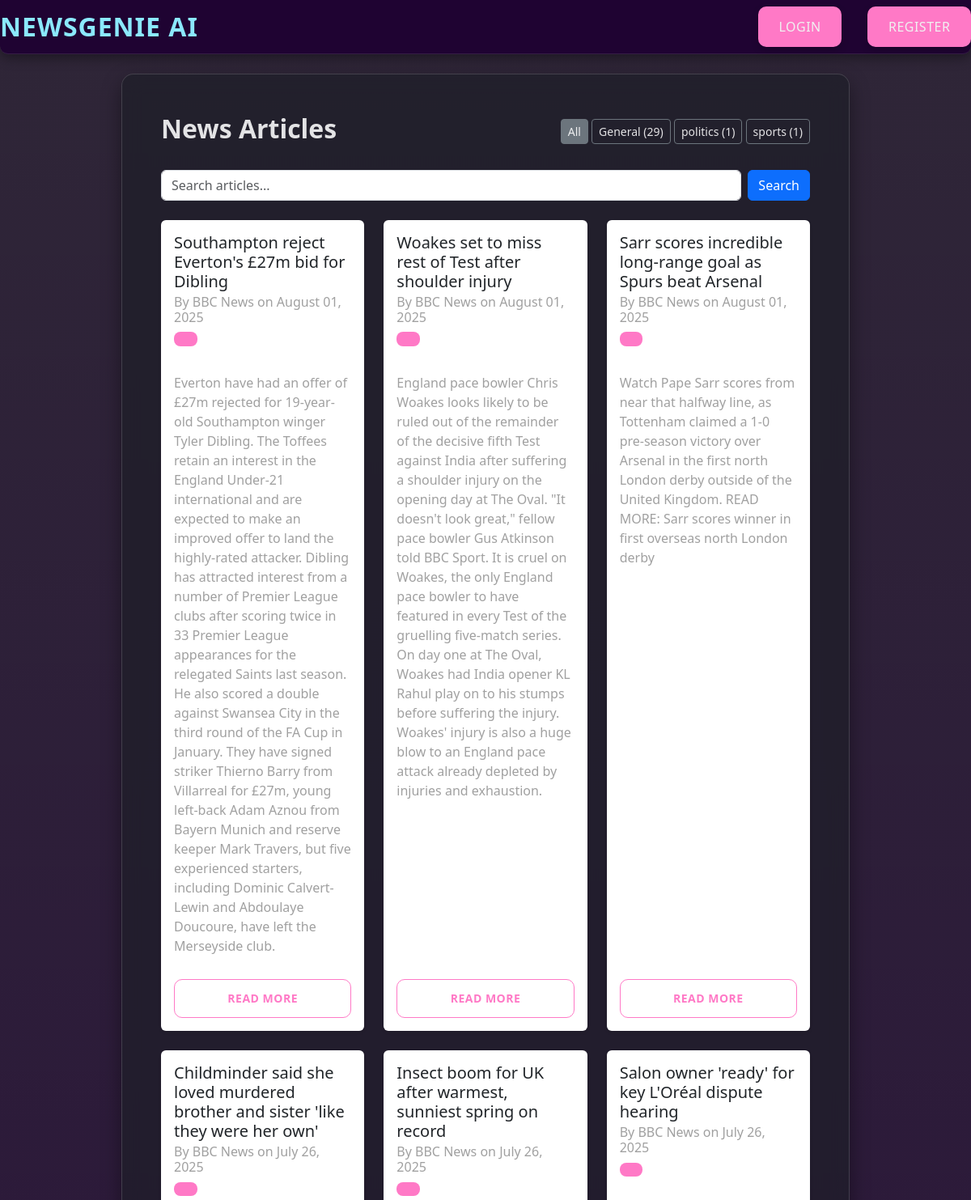
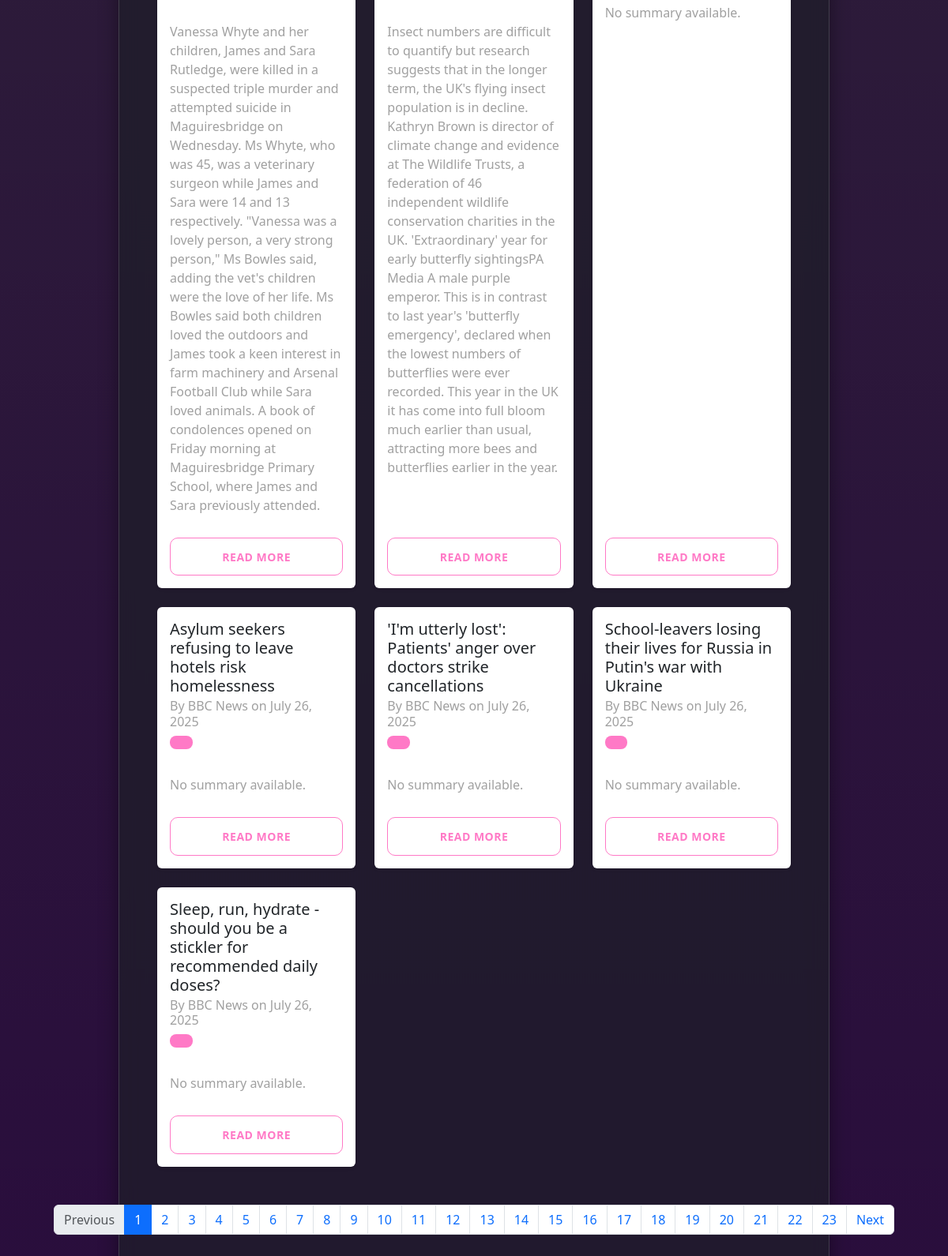
The page / on the database its author committed (2 pictures, top to bottom).
### news/models.py (models this page shows, shortened)
class Category(models.Model):
    name = models.CharField(max_length=100)
    description = models.TextField(blank=True)
    class Meta:
        verbose_name_plural = "Categories"

class Article(models.Model):
    title = models.CharField(max_length=200)
    content = models.TextField()
    category = models.ForeignKey(Category, on_delete=models.SET_NULL, null=True, blank=True)
    published_date = models.DateTimeField(default=timezone.now)
    created_at = models.DateTimeField(auto_now_add=True)
    audio_file = models.FileField(upload_to='audio/', blank=True, null=True)
    image = models.ImageField(upload_to='articles/', blank=True, null=True)
    author = models.CharField(max_length=255, default="Unknown Source")
    publication_date = models.DateTimeField(null=True, blank=True)
    link = models.URLField(max_length=500, unique=True, null=True, blank=True)
    source = models.CharField(max_length=100, default='Unknown')
    categories = models.ManyToManyField('Category', related_name='multi_articles')
    summary = models.TextField(blank=True, null=True)
    is_summary_generated = models.BooleanField(default=False)
    approved = models.BooleanField(default=False)  # ✅ New field
    audio_file = models.FileField(upload_to='news_audio/', blank=True, null=True)
    def approved_status(self):
        return "Approved" if self.approved else "Pending"
    approved_status.boolean = True
    approved_status.short_description = "Status"
    class Meta:
        ordering = ['-published_date']

### news/views.py (the view, shortened to what this page needs)
# urls.py: path('', views.ArticleListView.as_view(), name='article_list'),
class ArticleListView(ListView):
    model = Article
    template_name = 'news/article_list.html'
    context_object_name = 'articles'
    paginate_by = 10
    def get_queryset(self):
        queryset = Article.objects.filter(approved=True).order_by('-published_date')
        category_name = self.request.GET.get('category')
        query = self.request.GET.get('q')
        if category_name and category_name.lower() != 'all':
            queryset = queryset.filter(category__name__iexact=category_name)
        if query:
            queryset = queryset.filter(
                Q(title__icontains=query) | Q(content__icontains=query)
            )
        return queryset
    def get_context_data(self, **kwargs):
        context = super().get_context_data(**kwargs)
        context['categories'] = Category.objects.annotate(article_count=Count('article')).order_by('name')
        context['current_category'] = self.request.GET.get('category', 'All')
        context['search_query'] = self.request.GET.get('q', '')
        context['recommendations'] = []
        return context

### news/templates/news/article_list.html (shortened to what this page needs)
{% extends 'base.html' %}
{% block content %}
<div class="container mt-4">
    <div class="d-flex justify-content-between align-items-center mb-4">
        <h2 class="fw-bold" style="color:rgba(255, 255, 255, 0.879)">News Articles {% if current_category != 'All' %}in {{ current_category }}{% endif %}</h2>
        <div>
            <a href="{% url 'news:article_list' %}" class="btn btn-outline-secondary btn-sm {% if current_category == 'All' %}active{% endif %}"style="color:rgba(255, 255, 255, 0.879)">All</a>
            {% for category in categories %}
                <a href="?category={{ category.name }}"
                   class="btn btn-outline-secondary btn-sm {% if current_category == category.name %}active{% endif %}" style="color:rgba(255, 255, 255, 0.879)">
                    {{ category.name }} ({{ category.article_count }})
                </a>
            {% endfor %}
        </div>
    </div>
    <div class="mb-4">
        <form method="GET" action="{% url 'news:article_list' %}" class="d-flex">
            <input class="form-control me-2" type="search" placeholder="Search articles..." name="q" value="{{ search_query }}">
            <button class="btn btn-primary" type="submit">Search</button>
        </form>
    </div>
    {% if articles %}
    <div class="row">
        {% for article in articles %}
            <div class="col-md-6 col-lg-4 mb-4">
                <div class="card h-100 shadow-sm border-0">
                    <div class="card-body d-flex flex-column">
                        <h5 class="card-title">{{ article.title }}</h5>
                        <h6 class="card-subtitle mb-2 text-muted">By {{ article.author }} on {{ article.published_date|date:"F d, Y" }}</h6>
                        <div class="mb-2">
                            <span class="badge bg-primary">{{ article.category.name }}</span>
                        </div>
                        <p class="card-text text-muted">{{ article.summary|default:"No summary available." }}</p>
                        <a href="{% url 'news:article_detail' article.pk %}" class="btn btn-sm btn-outline-primary mt-auto">Read More</a>
                    </div>
                </div>
            </div>
        {% endfor %}
    </div>
    {% else %}
        <p>No articles found.</p>
    {% endif %}
    {% if is_paginated %}
    <nav aria-label="Page navigation">
        <ul class="pagination justify-content-center mt-4">
            {% if page_obj.has_previous %}
                <li class="page-item">
                    <a class="page-link" href="?page={{ page_obj.previous_page_number }}{% if request.GET.category %}&category={{ request.GET.category }}{% endif %}">Previous</a>
                </li>
            {% else %}
                <li class="page-item disabled"><span class="page-link">Previous</span></li>
            {% endif %}
            {% for i in page_obj.paginator.page_range %}
                {% if page_obj.number == i %}
                    <li class="page-item active"><span class="page-link">{{ i }}</span></li>
                {% else %}
                    <li class="page-item"><a class="page-link" href="?page={{ i }}{% if request.GET.category %}&category={{ request.GET.category }}{% endif %}">{{ i }}</a></li>
                {% endif %}
            {% endfor %}
            {% if page_obj.has_next %}
                <li class="page-item">
                    <a class="page-link" href="?page={{ page_obj.next_page_number }}{% if request.GET.category %}&category={{ request.GET.category }}{% endif %}">Next</a>
                </li>
            {% else %}
                <li class="page-item disabled"><span class="page-link">Next</span></li>
            {% endif %}
        </ul>
    </nav>
    {% endif %}
</div>
{% endblock %}

### static/css/base.css (style rules this page uses)
body { margin: 0; padding: 0; font-family: "Poppins", sans-serif; background-image: linear-gradient(to bottom, rgba(10, 0, 20, 0.85), rgba(30, 0, 50, 0.95)), url("../img/background.jpg"); background-size: cover; background-repeat: no-repeat; background-position: center; background-attachment: fixed; color: #e0e0e0; }
.container.mt-4 { background-color: rgba(30, 30, 40, 0.7); backdrop-filter: blur(12px); padding: 3rem; border-radius: 15px; box-shadow: 0 10px 25px rgba(0, 0, 0, 0.4); margin: 2.5rem auto; max-width: 900px; border: 1px solid rgba(255, 255, 255, 0.15); }
.container.mt-4 p { color: #d0d0d0; }
.container.mt-4 .text-muted { font-size: 1rem; color: #a0a0a0 !important; margin-bottom: 1.8rem; }
.container.mt-4 .badge { background-color: #ff79c6 !important; font-size: 0.9rem; padding: 0.6em 1em; border-radius: 8px; margin-right: 0.8rem; margin-bottom: 1.2rem; display: inline-block; font-weight: 600; }
.container.mt-4 .btn-outline-primary { border-color: #ff79c6; color: #ff79c6; transition: all 0.3s ease; padding: 0.8rem 1.8rem; font-weight: 600; border-radius: 10px; text-transform: uppercase; letter-spacing: 0.5px; }

### rows shown on the page
Category: name "General", article_count "29"
Category: name "politics", article_count "1"
Category: name "sports", article_count "1"
Article: title "Southampton reject Everton's £27m bid for Dibling", author "BBC News", published_date "August 01, 2025", summary "Everton have had an offer of £27m rejected for 19-year-old Southampton winger Tyler Dibling. The Toffees retain an interest in the England Under-21 international and are expected to make an improved offer to land the highly-rated attacker. Dibling has attracted interest from a number of Premier League clubs after scoring twice in 33 Premier League appearances for the relegated Saints last season. He also scored a double against Swansea City in the third round of the FA Cup in January. They have signed striker Thierno Barry from Villarreal for £27m, young left-back Adam Aznou from Bayern Munich and reserve keeper Mark Travers, but five experienced starters, including Dominic Calvert-Lewin…"
Article: title "Woakes set to miss rest of Test after shoulder injury", author "BBC News", published_date "August 01, 2025", summary "England pace bowler Chris Woakes looks likely to be ruled out of the remainder of the decisive fifth Test against India after suffering a shoulder injury on the opening day at The Oval. \"It doesn't look great,\" fellow pace bowler Gus Atkinson told BBC Sport. It is cruel on Woakes, the only England pace bowler to have featured in every Test of the gruelling five-match series. On day one at The Oval, Woakes had India opener KL Rahul play on to his stumps before suffering the injury. Woakes' injury is also a huge blow to an England pace attack already depleted by injuries and exhaustion."
Article: title "Sarr scores incredible long-range goal as Spurs beat Arsenal", author "BBC News", published_date "August 01, 2025", summary "Watch Pape Sarr scores from near that halfway line, as Tottenham claimed a 1-0 pre-season victory over Arsenal in the first north London derby outside of the United Kingdom. READ MORE: Sarr scores winner in first overseas north London derby"
Article: title "Childminder said she loved murdered brother and sister 'like they were her own'", author "BBC News", published_date "July 26, 2025", summary "Vanessa Whyte and her children, James and Sara Rutledge, were killed in a suspected triple murder and attempted suicide in Maguiresbridge on Wednesday. Ms Whyte, who was 45, was a veterinary surgeon while James and Sara were 14 and 13 respectively. \"Vanessa was a lovely person, a very strong person,\" Ms Bowles said, adding the vet's children were the love of her life. Ms Bowles said both children loved the outdoors and James took a keen interest in farm machinery and Arsenal Football Club while Sara loved animals. A book of condolences opened on Friday morning at Maguiresbridge Primary School, where James and Sara previously attended."
Article: title "Insect boom for UK after warmest, sunniest spring on record", author "BBC News", published_date "July 26, 2025", summary "Insect numbers are difficult to quantify but research suggests that in the longer term, the UK's flying insect population is in decline. Kathryn Brown is director of climate change and evidence at The Wildlife Trusts, a federation of 46 independent wildlife conservation charities in the UK. 'Extraordinary' year for early butterfly sightingsPA Media A male purple emperor. This is in contrast to last year's 'butterfly emergency', declared when the lowest numbers of butterflies were ever recorded. This year in the UK it has come into full bloom much earlier than usual, attracting more bees and butterflies earlier in the year."
Article: title "Salon owner 'ready' for key L'Oréal dispute hearing", author "BBC News", published_date "July 26, 2025", summary "No summary available."
Article: title "Asylum seekers refusing to leave hotels risk homelessness", author "BBC News", published_date "July 26, 2025", summary "No summary available."
Article: title "'I'm utterly lost': Patients' anger over doctors strike cancellations", author "BBC News", published_date "July 26, 2025", summary "No summary available."
Article: title "School-leavers losing their lives for Russia in Putin's war with Ukraine", author "BBC News", published_date "July 26, 2025", summary "No summary available."
Article: title "Sleep, run, hydrate - should you be a stickler for recommended daily doses?", author "BBC News", published_date "July 26, 2025", summary "No summary available."

### other values the page prints
{{ i }} "1"
{{ i }} "2" "3" "4" "5" "6" "7" "8" "9" "10" "11" "12" "13" "14" "15" "16" "17" "18" "19" "20" "21" "22" "23"
